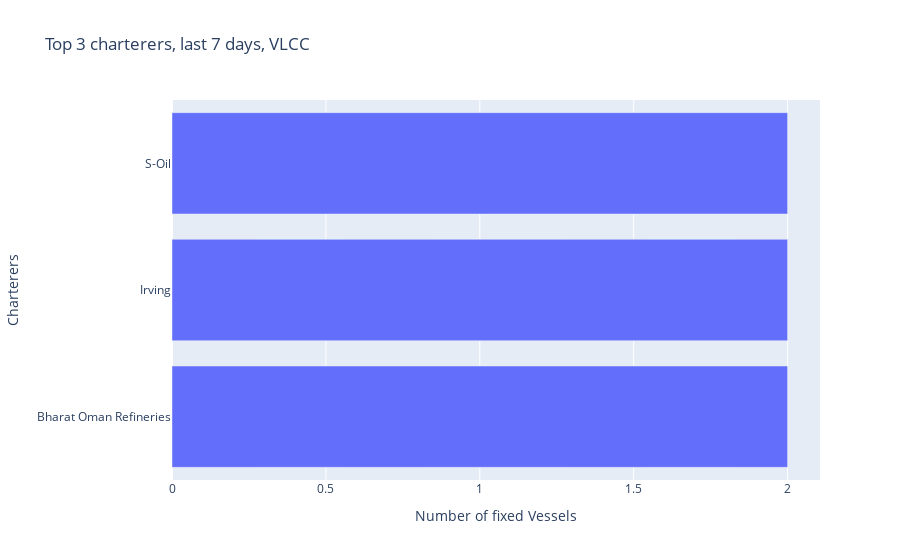

This figure's notebook cell:
### Markdown cell above
### Plot top k charterers

### Code cell
plot_charterers(results, top_k_charterers=3, days=period_in_days)

### Figure 1 — Plotly figure (JSON) as saved in the notebook; plotly's stock layout.template omitted (floating-point values rounded to 4 significant figures)
{"data": [{"alignmentgroup": "True", "hovertemplate": "Count Unique Imo=%{x}<br>charterer=%{y}<extra></extra>", "legendgroup": "", "marker": {"color": "#636efa"}, "name": "", "offsetgroup": "", "orientation": "h", "showlegend": false, "textposition": "auto", "type": "bar", "x": [2, 2, 2], "xaxis": "x", "y": ["Bharat Oman Refineries", "Irving", "S-Oil"], "yaxis": "y"}], "layout": {"barmode": "relative", "legend": {"tracegroupgap": 0}, "title": {"text": "Top 3 charterers, last 7 days, VLCC"}, "xaxis": {"anchor": "y", "domain": [0, 1], "title": {"text": "Number of fixed Vessels"}}, "yaxis": {"anchor": "x", "domain": [0, 1], "title": {"text": "Charterers"}}}}
